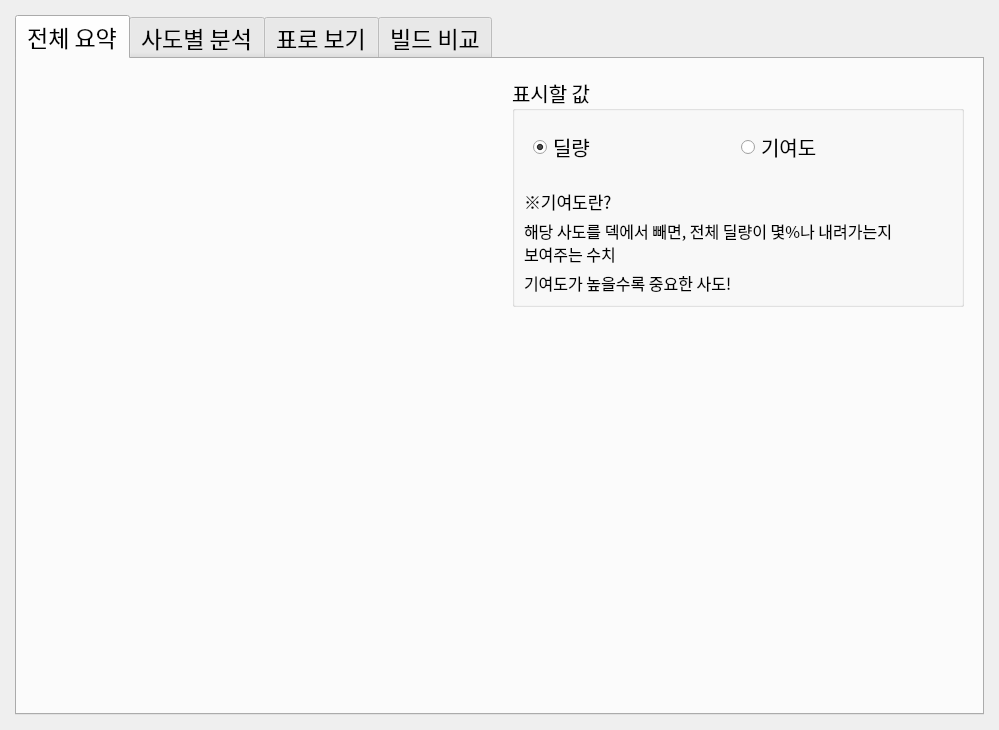
<?xml version="1.0" encoding="UTF-8"?>
<ui version="4.0">
 <class>DpsGraphWindow</class>
 <widget class="QMainWindow" name="DpsGraphWindow">
  <property name="geometry">
   <rect>
    <x>0</x>
    <y>0</y>
    <width>999</width>
    <height>730</height>
   </rect>
  </property>
  <property name="font">
   <font>
    <family>ONE Mobile POP</family>
    <pointsize>15</pointsize>
   </font>
  </property>
  <property name="windowTitle">
   <string>MainWindow</string>
  </property>
  <widget class="QWidget" name="centralwidget">
   <layout class="QVBoxLayout" name="verticalLayout">
    <property name="spacing">
     <number>0</number>
    </property>
    <property name="leftMargin">
     <number>15</number>
    </property>
    <property name="topMargin">
     <number>15</number>
    </property>
    <property name="rightMargin">
     <number>15</number>
    </property>
    <property name="bottomMargin">
     <number>15</number>
    </property>
    <item>
     <widget class="QTabWidget" name="tabWidget">
      <property name="font">
       <font>
        <family>ONE Mobile POP</family>
        <pointsize>17</pointsize>
       </font>
      </property>
      <property name="currentIndex">
       <number>0</number>
      </property>
      <widget class="QWidget" name="summary">
       <attribute name="title">
        <string>전체 요약</string>
       </attribute>
       <layout class="QHBoxLayout" name="horizontalLayout">
        <item>
         <widget class="QWidget" name="summary_canvas_container" native="true">
          <layout class="QVBoxLayout" name="verticalLayout_3"/>
         </widget>
        </item>
        <item>
         <widget class="QWidget" name="summary_option_container" native="true">
          <property name="sizePolicy">
           <sizepolicy hsizetype="Preferred" vsizetype="Preferred">
            <horstretch>0</horstretch>
            <verstretch>0</verstretch>
           </sizepolicy>
          </property>
          <property name="font">
           <font>
            <family>ONE Mobile POP</family>
            <pointsize>14</pointsize>
           </font>
          </property>
          <layout class="QVBoxLayout" name="verticalLayout_4">
           <item>
            <widget class="QGroupBox" name="groupBox">
             <property name="sizePolicy">
              <sizepolicy hsizetype="Preferred" vsizetype="Minimum">
               <horstretch>0</horstretch>
               <verstretch>0</verstretch>
              </sizepolicy>
             </property>
             <property name="font">
              <font>
               <family>ONE Mobile POP</family>
               <pointsize>15</pointsize>
              </font>
             </property>
             <property name="title">
              <string>표시할 값</string>
             </property>
             <layout class="QVBoxLayout" name="verticalLayout_2">
              <property name="spacing">
               <number>0</number>
              </property>
              <item>
               <widget class="QWidget" name="widget" native="true">
                <property name="sizePolicy">
                 <sizepolicy hsizetype="Preferred" vsizetype="Minimum">
                  <horstretch>0</horstretch>
                  <verstretch>0</verstretch>
                 </sizepolicy>
                </property>
                <layout class="QHBoxLayout" name="horizontalLayout_2">
                 <item>
                  <widget class="QRadioButton" name="radio_damage">
                   <property name="text">
                    <string>딜량</string>
                   </property>
                   <property name="checked">
                    <bool>true</bool>
                   </property>
                  </widget>
                 </item>
                 <item>
                  <widget class="QRadioButton" name="radio_contribution">
                   <property name="text">
                    <string>기여도</string>
                   </property>
                  </widget>
                 </item>
                </layout>
               </widget>
              </item>
              <item>
               <spacer name="verticalSpacer_2">
                <property name="orientation">
                 <enum>Qt::Orientation::Vertical</enum>
                </property>
                <property name="sizeType">
                 <enum>QSizePolicy::Policy::Minimum</enum>
                </property>
                <property name="sizeHint" stdset="0">
                 <size>
                  <width>20</width>
                  <height>15</height>
                 </size>
                </property>
               </spacer>
              </item>
              <item>
               <widget class="QLabel" name="label_3">
                <property name="font">
                 <font>
                  <family>ONE Mobile POP</family>
                  <pointsize>13</pointsize>
                 </font>
                </property>
                <property name="text">
                 <string>※기여도란?</string>
                </property>
               </widget>
              </item>
              <item>
               <spacer name="verticalSpacer_3">
                <property name="orientation">
                 <enum>Qt::Orientation::Vertical</enum>
                </property>
                <property name="sizeType">
                 <enum>QSizePolicy::Policy::Minimum</enum>
                </property>
                <property name="sizeHint" stdset="0">
                 <size>
                  <width>20</width>
                  <height>5</height>
                 </size>
                </property>
               </spacer>
              </item>
              <item>
               <widget class="QLabel" name="label">
                <property name="font">
                 <font>
                  <family>ONE Mobile POP</family>
                  <pointsize>12</pointsize>
                 </font>
                </property>
                <property name="lineWidth">
                 <number>1</number>
                </property>
                <property name="text">
                 <string>해당 사도를 덱에서 빼면, 전체 딜량이 몇%나 내려가는지 보여주는 수치</string>
                </property>
                <property name="wordWrap">
                 <bool>true</bool>
                </property>
               </widget>
              </item>
              <item>
               <spacer name="verticalSpacer_4">
                <property name="orientation">
                 <enum>Qt::Orientation::Vertical</enum>
                </property>
                <property name="sizeType">
                 <enum>QSizePolicy::Policy::Minimum</enum>
                </property>
                <property name="sizeHint" stdset="0">
                 <size>
                  <width>20</width>
                  <height>5</height>
                 </size>
                </property>
               </spacer>
              </item>
              <item>
               <widget class="QLabel" name="label_4">
                <property name="font">
                 <font>
                  <family>ONE Mobile POP</family>
                  <pointsize>12</pointsize>
                 </font>
                </property>
                <property name="lineWidth">
                 <number>1</number>
                </property>
                <property name="text">
                 <string>기여도가 높을수록 중요한 사도!</string>
                </property>
                <property name="wordWrap">
                 <bool>true</bool>
                </property>
               </widget>
              </item>
             </layout>
            </widget>
           </item>
           <item>
            <spacer name="verticalSpacer">
             <property name="orientation">
              <enum>Qt::Orientation::Vertical</enum>
             </property>
             <property name="sizeType">
              <enum>QSizePolicy::Policy::Expanding</enum>
             </property>
             <property name="sizeHint" stdset="0">
              <size>
               <width>20</width>
               <height>449</height>
              </size>
             </property>
            </spacer>
           </item>
          </layout>
         </widget>
        </item>
       </layout>
      </widget>
      <widget class="QWidget" name="hero_analysis">
       <attribute name="title">
        <string>사도별 분석</string>
       </attribute>
       <layout class="QHBoxLayout" name="horizontalLayout_6">
        <item>
         <widget class="QWidget" name="analysis_canvas_container" native="true">
          <layout class="QVBoxLayout" name="verticalLayout_11"/>
         </widget>
        </item>
        <item>
         <widget class="QWidget" name="analysis_option_container" native="true">
          <property name="sizePolicy">
           <sizepolicy hsizetype="Preferred" vsizetype="Preferred">
            <horstretch>0</horstretch>
            <verstretch>0</verstretch>
           </sizepolicy>
          </property>
          <property name="font">
           <font>
            <family>ONE Mobile POP</family>
            <pointsize>14</pointsize>
           </font>
          </property>
          <layout class="QVBoxLayout" name="verticalLayout_9">
           <item>
            <widget class="ExtendedComboBox" name="hero_name_combobox">
             <property name="font">
              <font>
               <family>ONE Mobile POP</family>
               <pointsize>15</pointsize>
              </font>
             </property>
             <property name="placeholderText">
              <string>사도 선택</string>
             </property>
            </widget>
           </item>
           <item>
            <spacer name="verticalSpacer_16">
             <property name="orientation">
              <enum>Qt::Orientation::Vertical</enum>
             </property>
             <property name="sizeType">
              <enum>QSizePolicy::Policy::Expanding</enum>
             </property>
             <property name="sizeHint" stdset="0">
              <size>
               <width>20</width>
               <height>449</height>
              </size>
             </property>
            </spacer>
           </item>
          </layout>
         </widget>
        </item>
       </layout>
      </widget>
      <widget class="QWidget" name="tables">
       <attribute name="title">
        <string>표로 보기</string>
       </attribute>
       <layout class="QHBoxLayout" name="horizontalLayout_3">
        <item>
         <widget class="QTableWidget" name="tableWidget"/>
        </item>
       </layout>
      </widget>
      <widget class="QWidget" name="builds">
       <attribute name="title">
        <string>빌드 비교</string>
       </attribute>
      </widget>
     </widget>
    </item>
   </layout>
  </widget>
 </widget>
 <customwidgets>
  <customwidget>
   <class>ExtendedComboBox</class>
   <extends>QComboBox</extends>
   <header>widgets/wrapper/misc.h</header>
  </customwidget>
 </customwidgets>
 <resources/>
 <connections/>
</ui>
